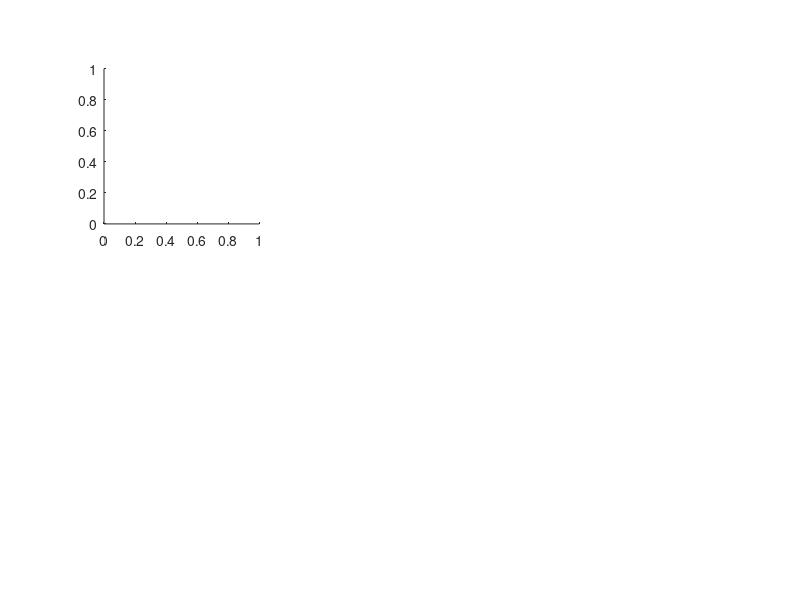

The MATLAB script that drew this image: (Note: this script raises an error after producing the figure.)
%% Whole brain

types = {'FA', 'MD', 'RD', 'L1', 'L2', 'L3'};
n_visits  =  [16 14 14 13 12 13 13 14 13 13 13 11 12 11 10];
n_sub = length(n_visits);
load days2.mat
load b_data.mat
% days(2, :) = -2;
% regions = [ 4 5 6 23 24 25 26 27 28 29 42 43 44 45];
regions = 1:5;
colors = lines(n_sub);
rep = false;
log_ = true;

%%
%%%%%%%%%%%%%%%%%%%%%%%%%%%%%%%%%%%%%%%%%%%%%%%%%%%%%
% Raw DATA

norm = true;
fit_ = false;
path = 'CC_DTIdata\CC_DTIdata\';

if rep
    import mlreportgen.report.*
    import mlreportgen.dom.*
    rpt = Report('CC_w_behavioral','pdf');
    chap = Chapter('Raw data');
    add(rpt,chap);
    rpt.Document.CurrentPageLayout.PageMargins.Left = '0.5in';
    rpt.Document.CurrentPageLayout.PageMargins.Right = '0.5in';
end

% figure('units','normalized','outerposition',[0 0 1 1]);

for tt = 1:numel(types)
    figure
    
    type = types{tt};
    for rr = 1:numel(regions)

        i = 1;
        subplot(2, 3, rr)
        axis square
        
        for ss = 1:n_sub
            
            fileID = [path, 'CC_' type, 'files\S', num2str(ss, '%0.2d'), type, '_CC.mat'];
            load (fileID);
            
               n_v = n_visits(ss);
               eval(['data = meanDifValue(rr, :);']);
               norm_param = mean(data);
               
               if norm
                  data = (data)./norm_param; 
               end
               
               days_v = days(:, ss);
               days_v = days_v(~isnan(days_v));
%                days_v = days_v(2:end, :);
               if log_
                   days_v = log10(days_v+50);
               end
               
               if length(days_v) ~= length(data)
                    break
                end
               scatter(days_v, data', 5, colors(ss, :), 'filled')
               hold on
               
               if fit_
                   ft = fittype('(a-c)/(1+exp(-b*(x-d)))+c');
%                    f = fit((days_v), data, ft, 'Weights', data_sd,...
%                        'Upper', [Inf, 0, Inf Inf]);
                   f = fit((days_v), data, ft, 'Weights', data_sd);
                   y = feval(f, days_v(1):1:days_v(end));
                   hh(rr) = plot(days_v(1):1:days_v(end), y', 'Color', colors(ss, :));
               else
                   hh(rr) = plot(days_v, data', 'Color', colors(ss, :));
               end
               
               label{rr} = ['Region ', num2str(regions(rr))];
               hold on
               i = i+ n_v;
        end
        xlim([1.5 2.5])
        title(['Region ' num2str(regions(rr))])

        %         legend(hh, label);
%         legend boxoff
        
    end 
    
    if norm
        if fit_
            suptitle(['Fitted normalized ' type])
        else
            suptitle(['Normalized ' type])
        end  
    else
        suptitle(type)
    end
    
    if rep
        fig = Figure(gcf);
        fig.Width = '8in';
        fig.Height = '5in';
        fig.Scaling = 'custom';
        add(rpt, fig);
%         delete(gcf);
    end
end
